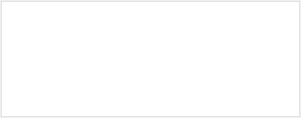
<?xml version="1.0" encoding="UTF-8"?>
<ui version="4.0">
 <class>UILoginUserListWnd</class>
 <widget class="QWidget" name="UILoginUserListWnd">
  <property name="geometry">
   <rect>
    <x>0</x>
    <y>0</y>
    <width>301</width>
    <height>118</height>
   </rect>
  </property>
  <property name="windowTitle">
   <string>用户登陆列表</string>
  </property>
  <property name="windowIcon">
   <iconset resource="../../easyliaoclient.qrc">
    <normaloff>:/Resources/Image/easy.ico</normaloff>:/Resources/Image/easy.ico</iconset>
  </property>
  <layout class="QGridLayout" name="gridLayout">
   <property name="margin" stdset="0">
    <number>1</number>
   </property>
   <property name="spacing">
    <number>0</number>
   </property>
   <item row="0" column="0">
    <widget class="QScrollArea" name="userListScrollArea">
     <property name="styleSheet">
      <string notr="true">border-color: rgb(255, 255, 255);</string>
     </property>
     <property name="frameShape">
      <enum>QFrame::NoFrame</enum>
     </property>
     <property name="horizontalScrollBarPolicy">
      <enum>Qt::ScrollBarAlwaysOff</enum>
     </property>
     <property name="widgetResizable">
      <bool>true</bool>
     </property>
     <widget class="QWidget" name="m_userListScrollAreaWidget">
      <property name="geometry">
       <rect>
        <x>0</x>
        <y>0</y>
        <width>299</width>
        <height>116</height>
       </rect>
      </property>
      <property name="styleSheet">
       <string notr="true">border-color: rgb(255, 255, 255);</string>
      </property>
      <layout class="QGridLayout" name="gridLayout_34">
       <property name="margin" stdset="0">
        <number>0</number>
       </property>
       <property name="spacing">
        <number>0</number>
       </property>
       <item row="0" column="0">
        <widget class="QListWidget" name="m_userWordListWidget">
         <property name="styleSheet">
          <string notr="true">QListWidget
{
outline:0px;
border:1px solid rgb(227, 227, 227);
background-color:rgb(255,255,255);
}

QListWidget::item:hover
{
background-color:#f5f7fa;
}
																	
QListWidget::item:selected
{
background-color:#f5f7fa;
}

QScrollBar:vertical{width:8px;background:rgba(0,0,0,0%);}																
QScrollBar::handle:vertical{width:8px;background:rgba(0,0,0,25%);border-radius:4px;}										
QScrollBar::handle:vertical:hover{width:8px;background:rgba(0,0,0,50%);border-radius:4px;}								
QScrollBar::add-line:vertical,QScrollBar::sub-line:vertical{height:0px;width:0px;}										
QScrollBar::add-line:vertical:hover,QScrollBar::sub-line:vertical:hover{height:0px;width:0px;}							
QScrollBar::add-page:vertical,QScrollBar::sub-page:vertical{background:rgb(255,255,255);border-radius:4px;}				
QScrollBar::add-page:vertical, QScrollBar::sub-page:vertical {background: none;}										
QScrollBar:horizontal {height: 0px;}		</string>
         </property>
        </widget>
       </item>
      </layout>
     </widget>
    </widget>
   </item>
  </layout>
 </widget>
 <layoutdefault spacing="0" margin="0"/>
 <resources>
  <include location="../../easyliaoclient.qrc"/>
 </resources>
 <connections/>
</ui>
